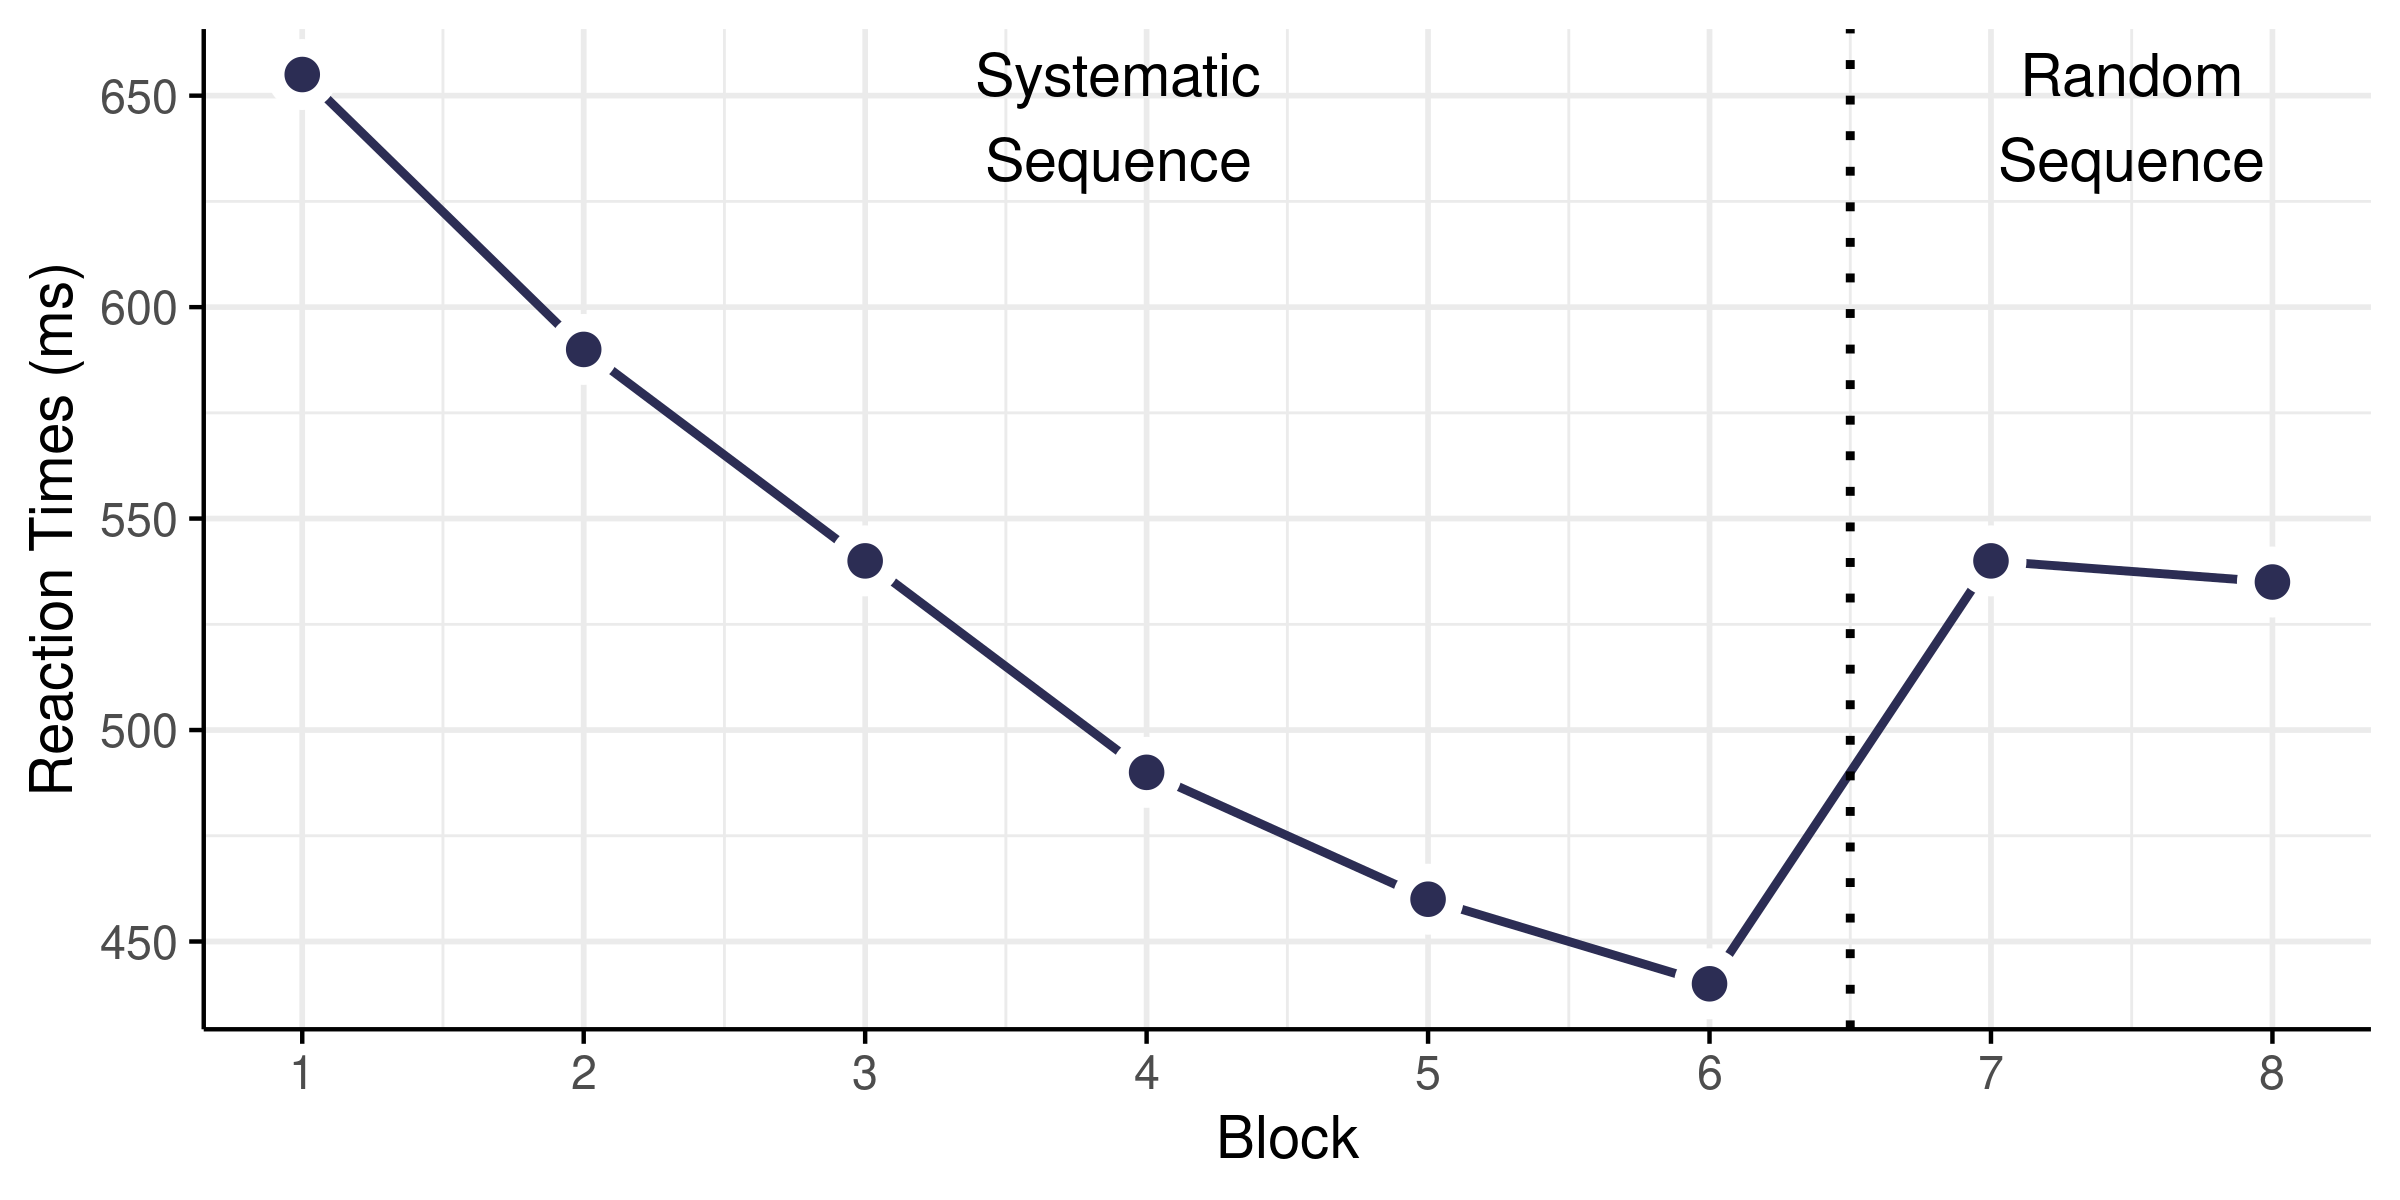

The script that saved this image:
library(tidyverse)
library(ggplot2)

colours = c("#bd3106", "#d9700e", "#e9a00e", "#eebe04",
                     "#5b7314", "#c3d6ce", "#89a6bb", "#454b87")

colours = c("#2c2d54", "#434475", "#6b6ca3", "#969bc7",
                     "#87bcbd", "#87bcbd", "#6f9954")

df = tibble(block=c(1:8),
            rt = c(655, 590, 540, 490, 460, 440, 540, 535))


# plot
plt = df %>%
  ggplot( aes(x=block, y=rt)) +
  geom_line(color="#2c2d54", size=1) +
  geom_point(shape=21, color="white", fill="#2c2d54", stroke=3, size=4) +
  scale_x_continuous(limits=c(1, 8), breaks=c(1:8)) +
  xlab("Block") +
  ylab("Reaction Times (ms)") +
  geom_vline(xintercept=6.5, linetype="dotted", size=1) +
  geom_text(x=3.9, y=645, label="Systematic\nSequence", size=5, stat = "unique") +
  geom_text(x=7.5, y=645, label="Random\nSequence", size=5, stat = "unique") +
  theme_minimal(base_size=14) +
  theme(axis.line = element_line(size=0.5),
        axis.ticks = element_line(size=0.5))

print(plt)
ggsave("Sequence_learning.png", plt, device="png", width=8, height = 4)
